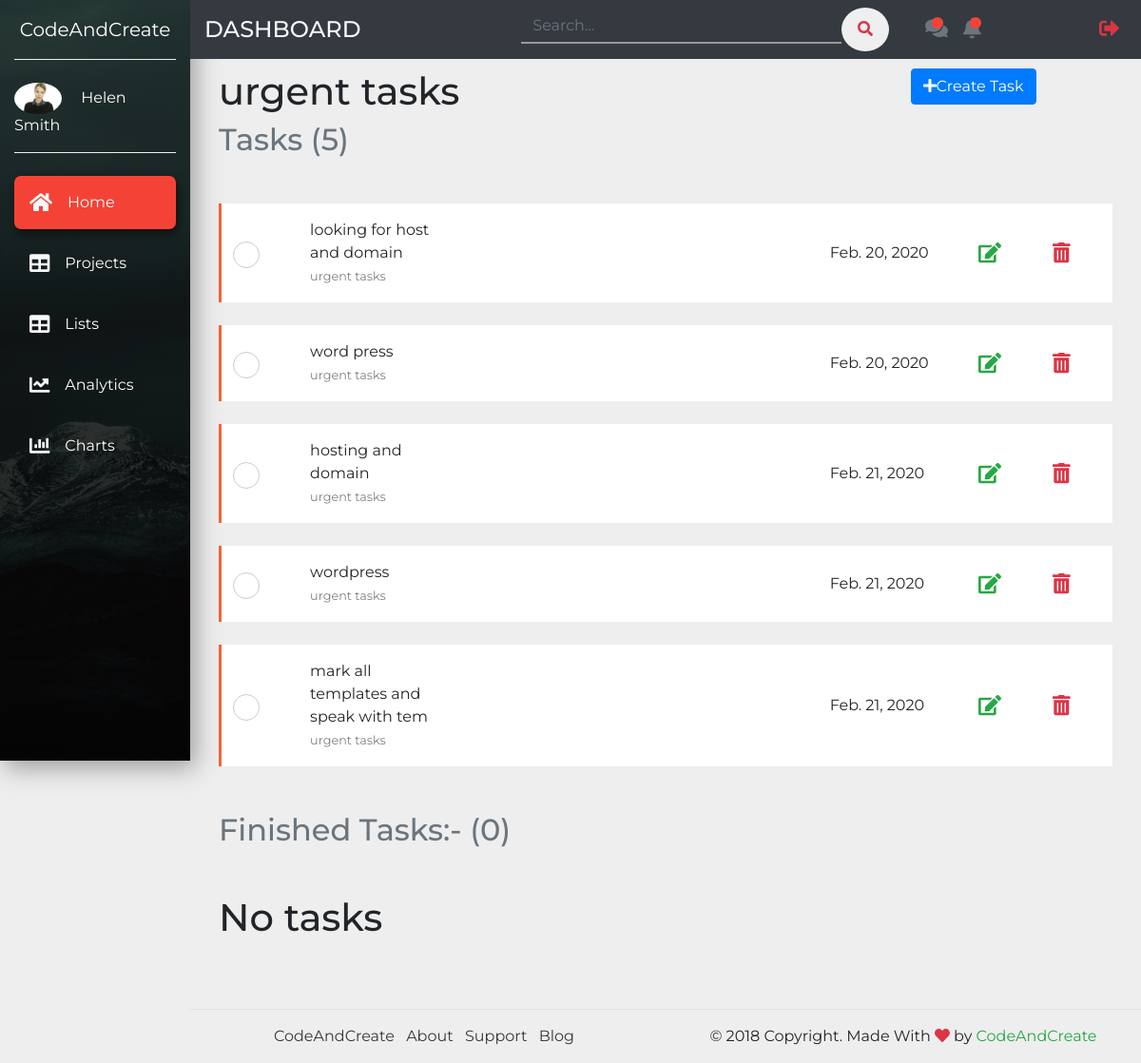
/project/6, run on the app's committed database.
### todo/models.py (models this page shows, shortened)
class Project(models.Model):
    name = models.CharField(max_length=100)
    description = models.TextField()
    start_time = models.TimeField(default=datetime.time(0,0),null=True,blank=True)
    start_date = models.DateField(default = datetime.date.today,null=True,blank=True)
    end_time = models.TimeField(default=datetime.time(0,0),null=True,blank=True)
    deadline = models.DateField(blank=True,null=True)
    finished = models.BooleanField(default=False)
    folder = models.ForeignKey(Folder,on_delete=models.CASCADE)
    user = models.ForeignKey(User,on_delete=models.CASCADE)
    priority = models.IntegerField(default=0)
    def tasks(self):
        return self.task_set.filter(finished=False).order_by('deadline')
    def completed_tasks(self):
        return self.task_set.filter(finished=True).order_by('deadline')

class Task(models.Model):
    name = models.CharField(max_length=100)
    description = models.TextField(blank=True,null=True)
    start_time = models.TimeField(default=datetime.time(0,0),null=True,blank=True)
    start_date = models.DateField(default = datetime.date.today,null=True,blank=True)
    end_time = models.TimeField(default=datetime.time(0,0),null=True,blank=True)
    deadline = models.DateField(blank=True,null=True)
    completed_date = models.DateField(blank=True,null=True)
    finished = models.BooleanField(default=False)
    project = models.ForeignKey(Project,on_delete=models.CASCADE)
    hidden  = models.BooleanField(default=False)
    user = models.ForeignKey(User,on_delete=models.CASCADE)

### todo/views.py (the view)
# urls.py: path("project/<pk>",ViewProject,name='view_project'),
def ViewProject(request,pk):
    project = get_object_or_404(Project,pk=pk)
    context = {"project":project}
    return render(request,"todo/view_project.html",context)

### templates/todo/view_project.html
{% extends "base.html"  %}
{% block content %}
<div class="container">
  <div class="row">
    <div class="col-9">
      <h1>{{project.name}}</h1>
    </div>
    <div class="col-3">
      <a class="btn btn-primary" href="{% url 'todo:create_task' %}"><li class="fas fa-plus"></li>Create Task</a>
    </div>
  </div>
</div>
{% include "todo/tasks.html" with tasks=project.tasks name="Tasks "  %}
{% include "todo/tasks.html" with tasks=project.completed_tasks name="Finished Tasks:-"  %}
{% endblock %}

### templates/todo/tasks.html (shortened to what this page needs)
<div class="container mb-5">
  <h2 class="mb-5 text-muted">{{name}} ({{tasks.count}}) </h2>
  {% for task in tasks %}
    <div class="container-fluid bg-white">
      <div class="row py-3 mb-4 task-border align-items-center">
        <div class="col-1 rounded_checkbox">
          <form  action="{% url 'todo:finish' %}" method="POST" >
            <label for="{{task.id}}"></label>
          </form>
        </div>
        <div class="col-2">
          <p style="margin:0px;">{{task.name}}</p>
          <small><a style="color:gray" href="{% url 'todo:view_project' task.project.pk %}">{{task.project.name}}</a></small>
        </div>
        <div class="col-5">
        </div>
        <div class="col-2">
          {{ task.deadline }}
        </div>
        <div class="col-1">
          <a href="{% url 'todo:edit_task' task.pk %}" data-toggle="tooltip" title="<h6>edit</h6>" data-html="true" data-placement="top"><i class="fas fa-edit fa-lg text-success mr-2"></i></a>
        </div>
        <div class="col-1">
          <a class="delete" href="{% url 'todo:delete_task' task.pk %}" data-toggle="tooltip" title="<h6>delete</h6>" data-html="true" data-placement="top"><i class="fas fa-trash-alt fa-lg text-danger"></i></a>
        </div>
      </div>
    </div>
  {% empty %}
  <h1> No tasks </h1>
  {% endfor %}
</div>

### static_files/css/main.css (style rules this page uses)
body { font-family: 'Montserrat', sans-serif; background-color: #eee; }
.task-border { border-left: 3px solid #f66436; }

### static_files/css/todo.css (style rules this page uses)
.rounded_checkbox { position: relative; }
.rounded_checkbox label { background-color: #fff; border: 1px solid #ccc; border-radius: 50%; cursor: pointer; height: 28px; left: 15%; position: absolute; top: 0; width: 28px; }
.rounded_checkbox label:after { border: 2px solid #fff; border-top: none; border-right: none; content: ""; height: 6px; left: 7px; opacity: 0; position: absolute; top: 8px; transform: rotate(-45deg); width: 12px; }

### data on the page
Project: name "urgent tasks"
Task: name "looking for host and domain", project.name "urgent tasks", deadline "Feb. 20, 2020"
Task: name "word press", project.name "urgent tasks", deadline "Feb. 20, 2020"
Task: name "hosting and domain", project.name "urgent tasks", deadline "Feb. 21, 2020"
Task: name "wordpress", project.name "urgent tasks", deadline "Feb. 21, 2020"
Task: name "mark all templates and speak with tem", project.name "urgent tasks", deadline "Feb. 21, 2020"

### other printed values
{{ name }} "Tasks Finished Tasks:-"
{{ tasks.count }} "5 0"
